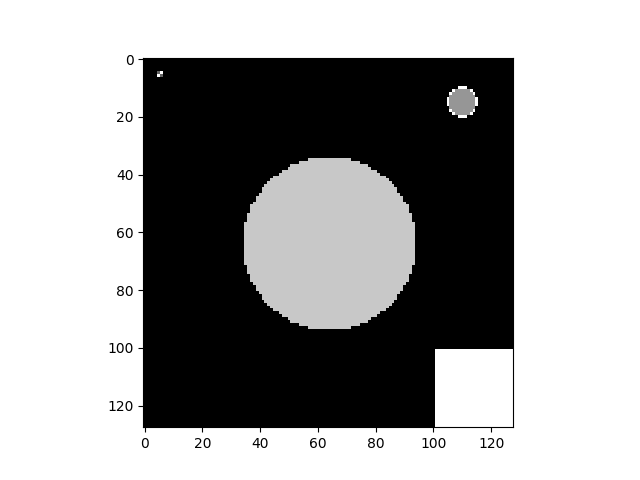

This chart was generated by the following Python code:
import numpy as np
from matplotlib import pyplot as plt

# tworzymy tablice o wymiarach 128x128x3 (3 kanaly to RGB)
# uzupelnioną zerami = kolor czarny
data = np.zeros((128, 128, 3), dtype=np.uint8)


# chcemy zeby obrazek byl czarnobialy,
# wiec wszystkie trzy kanaly rgb uzupelniamy tymi samymi liczbami
# napiszmy do tego funkcje
def draw(img, x, y, color):
    img[x, y] = [color, color, color]


# zamalowanie 4 pikseli w lewym górnym rogu
draw(data, 5, 5, 100)
draw(data, 6, 6, 100)
draw(data, 5, 6, 255)
draw(data, 6, 5, 255)


# rysowanie kilku figur na obrazku
for i in range(128):
    for j in range(128):
        if (i-64)**2 + (j-64)**2 < 900:
            draw(data, i, j, 200)
        elif i > 100 and j > 100:
            draw(data, i, j, 255)
        elif (i-15)**2 + (j-110)**2 < 25:
            draw(data, i, j, 150)
        elif (i-15)**2 + (j-110)**2 == 25 or (i-15)**2 + (j-110)**2 == 26:
            draw(data, i, j, 255)

# konwersja macierzy na obrazek i wyświetlenie
plt.imshow(data, interpolation='nearest')
plt.savefig('cnn.png')
#plt.show()

#vertical filter
v_filtered_img = np.zeros((128, 128, 3))
v_filter = np.array([[1, 0, -1], [1, 0, -1], [1, 0, -1]])

for i in range(1, 127):
    for j in range(1, 127):
        for k in range(3):
                v_filtered_img[i, j] = np.sum(data[i-1:i+2, j-1:j+2, k] * v_filter)

plt.imshow(v_filtered_img, interpolation='nearest')
plt.savefig('cnn_vertical_filtered.png')

#vertical linear ratification (ReLU)
def relu(x):
    if x < 0:
        v_filtered_img[i, j] = [255,255,255]
    if x >= 0:
        return x

for i in range(1, 127):
    for j in range(1, 127):
        for k in range(3):
            relu(v_filtered_img[i, j, k])

plt.imshow(v_filtered_img, interpolation='nearest')
plt.savefig('cnn_relu_vertical.png')

#horizontal filter
h_filtered_img = np.zeros((128, 128, 3))
h_filter = np.array([[1, 1, 1], [0, 0, 0], [-1, -1, -1]])

for i in range(1, 127):
    for j in range(1, 127):
        for k in range(3):
            h_filtered_img[i, j, k] = np.sum(data[i-1:i+2, j-1:j+2, k] * h_filter)

plt.imshow(h_filtered_img, interpolation='nearest')
plt.savefig('cnn_horizontal_filtered.png')

#horizontal (ReLU)
def relu(x):
    if x < 0:
        h_filtered_img[i, j] = [255,255,255]
    if x >= 0:
        return x

for i in range(1, 127):
    for j in range(1, 127):
        for k in range(3):
            relu(h_filtered_img[i, j, k])

plt.imshow(h_filtered_img, interpolation='nearest')
plt.savefig('cnn_relu_horizontal.png')

#crosswise filter with Sobel operator
c_filtered_img = np.zeros((128, 128, 3))
c_filter = np.array([[2, 1, 0], [1, 0, -1], [0, -1, -2]])

for i in range(1, 127):
    for j in range(1, 127):
        for k in range(3):
            c_filtered_img[i, j, k] = np.sum(data[i-1:i+2, j-1:j+2, k] * c_filter)

plt.imshow(c_filtered_img, interpolation='nearest')
plt.savefig('cnn_crosswise_filtered.png')

#crosswise (ReLU)
def relu(x):
    if x < 0:
        c_filtered_img[i, j] = [255,255,255]
    if x >= 0:
        return x

for i in range(1, 127):
    for j in range(1, 127):
        for k in range(3):
            relu(c_filtered_img[i, j, k])

plt.imshow(c_filtered_img, interpolation='nearest')
plt.savefig('cnn_relu_crosswise.png')